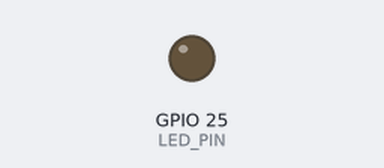
This sketch was run on a simulated ESP32. Parts: output pins drawn as LEDs (lit = HIGH). What the sketch prints to the serial monitor is not drawn.

Above: at 0.1 s.
Timing chart, 0 to 22.1 s (numbered marks = the images above):
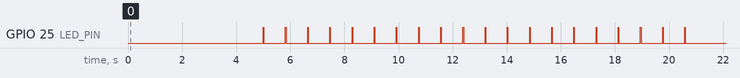

The sketch:

arduino_flash_generator.ino
```cpp
/*
  ECG prototype bench test: 20 independent 20 ms red-LED flashes.
  Test light source ONLY. Upload to a SEPARATE Arduino Uno or ESP32,
  NOT to the ECG meter reader ESP32.
  Arduino Uno: D9 -> 220 ohm resistor -> LED anode; cathode -> GND.
  ESP32: GPIO25 -> 220 ohm resistor -> LED anode; cathode -> GND.
  Face LED towards TEPT4400; no shared wiring between the two boards.
*/
#include <Arduino.h>
#if defined(ARDUINO_ARCH_ESP32)
  constexpr int LED_PIN = 25;
#else
  constexpr int LED_PIN = 9;
#endif
constexpr int NUMBER_OF_FLASHES = 20;
constexpr unsigned long ON_TIME_MS = 20;
constexpr unsigned long OFF_TIME_MS = 800;

void setup() {
  Serial.begin(115200);
  pinMode(LED_PIN, OUTPUT);
  digitalWrite(LED_PIN, LOW);
  Serial.println("ECG LED CONTROLLED TEST: 20 x 20ms");
  Serial.println("Light source starts in 5 seconds...");
  delay(5000); // Observe five seconds of dark baseline on ECG dashboard.

  for (int n = 1; n <= NUMBER_OF_FLASHES; ++n) {
    digitalWrite(LED_PIN, HIGH);
    delay(ON_TIME_MS);
    digitalWrite(LED_PIN, LOW);
    Serial.print("Arduino flash ");
    Serial.print(n);
    Serial.print("/");
    Serial.println(NUMBER_OF_FLASHES);
    delay(OFF_TIME_MS);
  }
  Serial.println("FINISHED 20 FLASHES: LED OFF");
}

void loop() {
  // One controlled run per reset. Press Arduino RESET to repeat.
}
```
